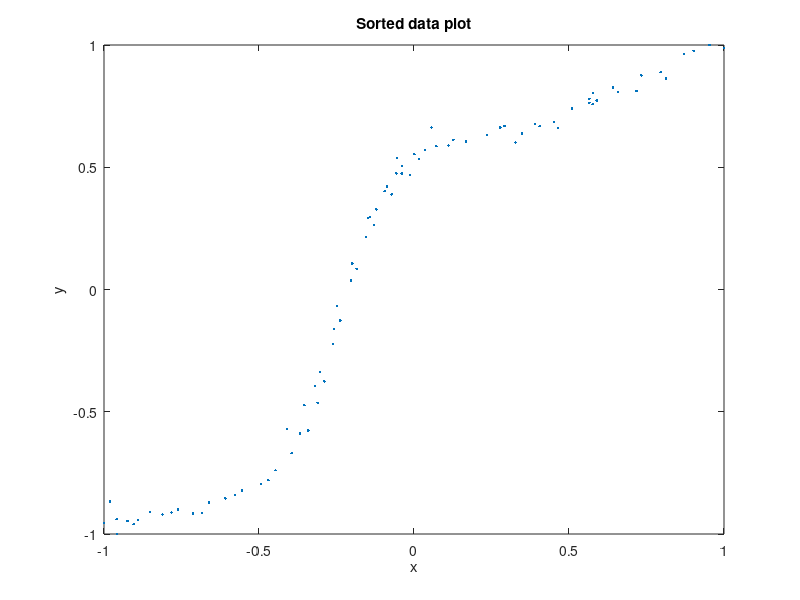

The MATLAB script that drew this image:
fid = fopen('NIST_Filip_trim.txt','r'); 
x = zeros(82,1); 
y = zeros(82,1); 
yy = zeros(82,2); 
ii = 0; 
while ~feof(fid) 
    ii=ii+1; 
    tline = fgetl(fid); 
    % code to format/store tline 
    AAA = sscanf(tline,'%f %f'); 
    yy(ii,1)= AAA(1,1); 
    yy(ii,2)= AAA(2,1); 
 %   fprintf(' ii=%i y= %f x= %f \n',ii,yy(ii,1),yy(ii,2)) 
end 
fclose(fid); 

sorted_data = sortrows(yy,1); 
x = sorted_data(:,2);
y = sorted_data(:,1);

x = (x - min(x)) / (max(x) - min(x)) * 2 - 1;
y = (y - min(y)) / (max(y) - min(y)) * 2 - 1;

figure
plot(x,y,'.');
xlabel('x');
ylabel('y');
title('Sorted data plot');